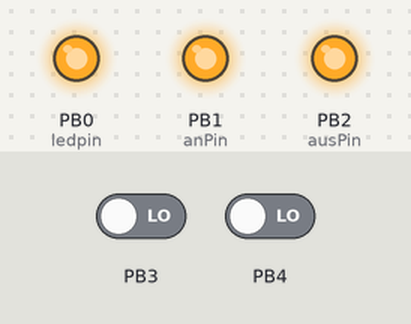
A program run on a simulated ATtiny85, built with avr-gcc and run on an emulated ATtiny85. On the bench: output pins drawn as LEDs (lit = HIGH). Inputs (shaded band) come from the test bench; at power-on: PB3 LOW, PB4 LOW. Sleep ends after the set time or at an interrupt.

Above: at 1.2 s.
1.3 s: PB3 driven HIGH
At 2.0 s:
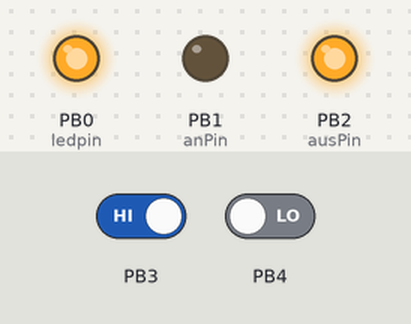
3.9 s: PB4 driven HIGH
At 4.8 s:
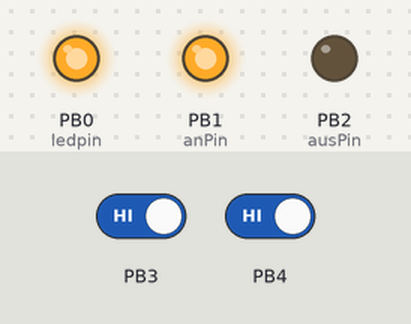
Timing chart, 0 to 6.9 s (numbered marks = the images above; inputs shaded):
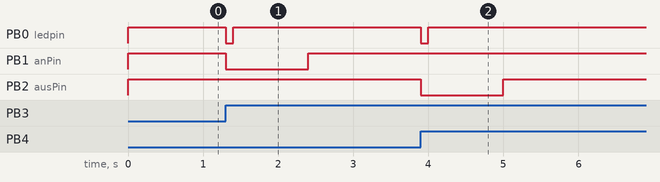

Measured:
- after the input at 1.3 s, PB0 (ledpin): HIGH → LOW at once, → HIGH 0.10 s later; PB1 (anPin): HIGH → LOW at once, → HIGH 1.1 s later
- after the input at 3.9 s, PB0 (ledpin): HIGH → LOW at once, → HIGH 0.10 s later; PB2 (ausPin): HIGH → LOW at once, → HIGH 1.1 s later

The program:

main.cpp
```cpp
// This code is based on the example from https://arduino-projekte.webnode.at/meine-projekte/attiny-im-schlafmodus/wecken-mit-pci/


#include <Arduino.h>
#include <avr/sleep.h>

#define ledpin 0  //this is the pin that goes to the Reset Pin of the ESP8266
#define anPin 1   //this ist the Pin that latches the input Pin Change Interrupt source
#define ausPin 2  //this ist the second Pin that latches the input Pin Change Interrupt source
//prototype
void gotoSleep(void);

volatile bool statusLeuchten = false; //since this is copy paste from example code please ignore the name. It is only to determine if the command is completed
bool statusSleep = true;      // if true the ATTiny85 is allowed to fall asleep again ;)
volatile byte myIntFlags = 0; // flag to latch the interrupt source pin

//Blinking LED on ATTINY85 (0 = PB0 of ATtiny85)


void setup() {
  pinMode(ledpin, OUTPUT);
  pinMode(anPin, OUTPUT);
  pinMode(ausPin, OUTPUT);
  digitalWrite(ledpin,HIGH);
  digitalWrite(anPin,HIGH);
  digitalWrite(ausPin,HIGH);
  //prepare the Pin Change Registers
  SREG &= 0x7F;
  GIMSK |= (1 << PCIE);
  PCMSK |= (1 << PCINT3);
  PCMSK |= (1 << PCINT4);
  SREG |= 0x80;
}

void loop() {
if(myIntFlags==1){
  if (statusLeuchten) {
    digitalWrite(anPin,LOW);  // an Pin is the Pin that signals my ESP8266 to send a MQTT Message to turn on the Watertap in the garden
    digitalWrite(ledpin,LOW); // as mentioned the ledpin is connected to the Reset line of the ESP8266 witch will then ware up from DeepSleep when ledpin goes high again
    delay(100);
    digitalWrite(ledpin,HIGH);
    delay(1000);              //wait for the ESP8266 to get ready to read the input pins ...
    digitalWrite(anPin,HIGH); // set the output to high again
    statusLeuchten= false;
    statusSleep=true;
    myIntFlags = 0;           // reset the latch and go to sleep
  }
}
if(myIntFlags==2){

    if (statusLeuchten) {
      digitalWrite(ausPin,LOW);
      digitalWrite(ledpin,LOW);
      delay(100);
      digitalWrite(ledpin,HIGH);
      delay(1000);
      digitalWrite(ausPin,HIGH);
      statusLeuchten= false;
      statusSleep=true;
      myIntFlags = 0;
    }
  }
  if (statusSleep){
    gotoSleep();
    statusSleep=false;
  }
}

//Attiny in den Schlafmodus setzen / here the ATTiny85 goes to sleep

void gotoSleep()
{
  byte adcsra;

  adcsra = ADCSRA; //ADC Control and Status Register A sichern
  ADCSRA &= ~_BV(ADEN); //ADC ausschalten

  MCUCR |= (1 << SM1) & ~(1 << SM0); //Sleep Modus = Power Down
  MCUCR |= _BV(SE); //Sleep Enable setzen
  sleep_cpu(); //Schlafe ....
  MCUCR &= ~(1 << SE); //Sleep Disable setzen

  ADCSRA = adcsra; //ADCSRA-Register rückspeichern
}


//Interrupt Serviceroutine (Pin-Change-Interrupt)
ISR(PCINT0_vect)
{
  statusLeuchten = true;
  if (digitalRead(3) == HIGH){  // read the pin status and determine witch pin was the interrupt source
    myIntFlags=1;}              // store the source
  if (digitalRead(4) == HIGH){
    myIntFlags=2;}
}
```
